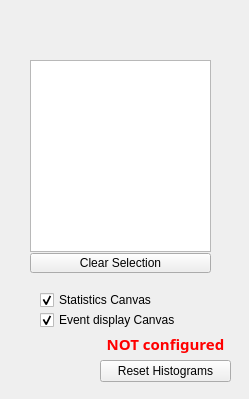
<?xml version="1.0" encoding="UTF-8"?>
<ui version="4.0">
 <class>MainWindow</class>
 <widget class="QMainWindow" name="MainWindow">
  <property name="geometry">
   <rect>
    <x>0</x>
    <y>0</y>
    <width>249</width>
    <height>399</height>
   </rect>
  </property>
  <property name="windowTitle">
   <string>vmm-mon</string>
  </property>
  <property name="animated">
   <bool>false</bool>
  </property>
  <widget class="QWidget" name="centralWidget">
   <widget class="QTreeWidget" name="setupTreeWidget">
    <property name="geometry">
     <rect>
      <x>30</x>
      <y>60</y>
      <width>181</width>
      <height>192</height>
     </rect>
    </property>
    <property name="editTriggers">
     <set>QAbstractItemView::NoEditTriggers</set>
    </property>
    <property name="selectionMode">
     <enum>QAbstractItemView::ExtendedSelection</enum>
    </property>
    <property name="selectionBehavior">
     <enum>QAbstractItemView::SelectItems</enum>
    </property>
    <property name="headerHidden">
     <bool>true</bool>
    </property>
    <property name="expandsOnDoubleClick">
     <bool>false</bool>
    </property>
    <column>
     <property name="text">
      <string notr="true">1</string>
     </property>
    </column>
   </widget>
   <widget class="QPushButton" name="b_clearTreeSelection">
    <property name="geometry">
     <rect>
      <x>30</x>
      <y>253</y>
      <width>181</width>
      <height>20</height>
     </rect>
    </property>
    <property name="text">
     <string>Clear Selection</string>
    </property>
   </widget>
   <widget class="QCheckBox" name="showStatisticsCheckBox">
    <property name="geometry">
     <rect>
      <x>40</x>
      <y>290</y>
      <width>161</width>
      <height>20</height>
     </rect>
    </property>
    <property name="text">
     <string>Statistics Canvas</string>
    </property>
    <property name="checked">
     <bool>true</bool>
    </property>
   </widget>
   <widget class="QCheckBox" name="showEventCheckBox">
    <property name="geometry">
     <rect>
      <x>40</x>
      <y>310</y>
      <width>161</width>
      <height>20</height>
     </rect>
    </property>
    <property name="text">
     <string>Event display Canvas</string>
    </property>
    <property name="checked">
     <bool>true</bool>
    </property>
    <property name="tristate">
     <bool>false</bool>
    </property>
   </widget>
   <widget class="QPushButton" name="b_Reset">
    <property name="geometry">
     <rect>
      <x>100</x>
      <y>360</y>
      <width>131</width>
      <height>22</height>
     </rect>
    </property>
    <property name="text">
     <string>Reset Histograms</string>
    </property>
   </widget>
   <widget class="QLabel" name="l_logo">
    <property name="geometry">
     <rect>
      <x>30</x>
      <y>10</y>
      <width>181</width>
      <height>41</height>
     </rect>
    </property>
    <property name="text">
     <string/>
    </property>
    <property name="pixmap">
     <pixmap resource="logo.qrc">:/logo.png</pixmap>
    </property>
    <property name="scaledContents">
     <bool>true</bool>
    </property>
   </widget>
   <widget class="QLabel" name="l_configd">
    <property name="geometry">
     <rect>
      <x>100</x>
      <y>333</y>
      <width>131</width>
      <height>21</height>
     </rect>
    </property>
    <property name="palette">
     <palette>
      <active>
       <colorrole role="WindowText">
        <brush brushstyle="SolidPattern">
         <color alpha="255">
          <red>255</red>
          <green>0</green>
          <blue>0</blue>
         </color>
        </brush>
       </colorrole>
       <colorrole role="Text">
        <brush brushstyle="SolidPattern">
         <color alpha="255">
          <red>0</red>
          <green>0</green>
          <blue>0</blue>
         </color>
        </brush>
       </colorrole>
      </active>
      <inactive>
       <colorrole role="WindowText">
        <brush brushstyle="SolidPattern">
         <color alpha="255">
          <red>255</red>
          <green>0</green>
          <blue>0</blue>
         </color>
        </brush>
       </colorrole>
       <colorrole role="Text">
        <brush brushstyle="SolidPattern">
         <color alpha="255">
          <red>0</red>
          <green>0</green>
          <blue>0</blue>
         </color>
        </brush>
       </colorrole>
      </inactive>
      <disabled>
       <colorrole role="WindowText">
        <brush brushstyle="SolidPattern">
         <color alpha="255">
          <red>190</red>
          <green>190</green>
          <blue>190</blue>
         </color>
        </brush>
       </colorrole>
       <colorrole role="Text">
        <brush brushstyle="SolidPattern">
         <color alpha="255">
          <red>190</red>
          <green>190</green>
          <blue>190</blue>
         </color>
        </brush>
       </colorrole>
      </disabled>
     </palette>
    </property>
    <property name="font">
     <font>
      <family>Courier 10 Pitch</family>
      <pointsize>11</pointsize>
      <weight>75</weight>
      <bold>true</bold>
     </font>
    </property>
    <property name="text">
     <string>NOT configured</string>
    </property>
    <property name="scaledContents">
     <bool>false</bool>
    </property>
    <property name="alignment">
     <set>Qt::AlignCenter</set>
    </property>
   </widget>
  </widget>
 </widget>
 <layoutdefault spacing="6" margin="11"/>
 <resources>
  <include location="logo.qrc"/>
 </resources>
 <connections/>
</ui>
